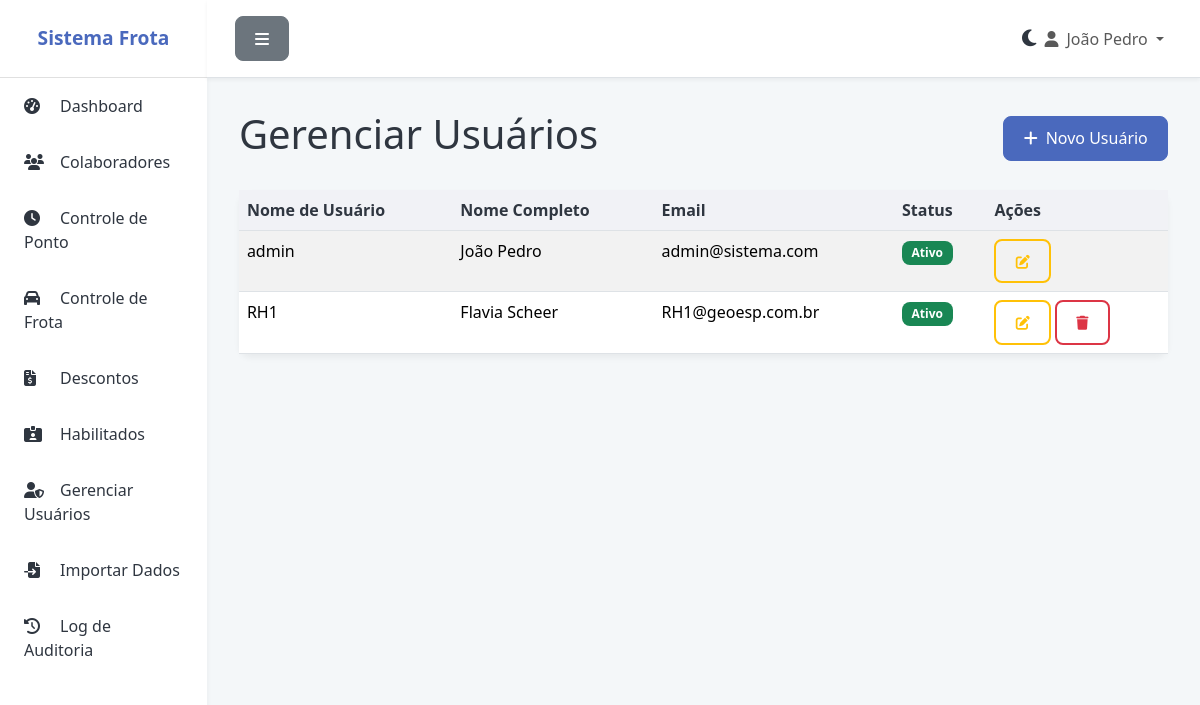
Page /usuarios (signed in) on the earlier database version.
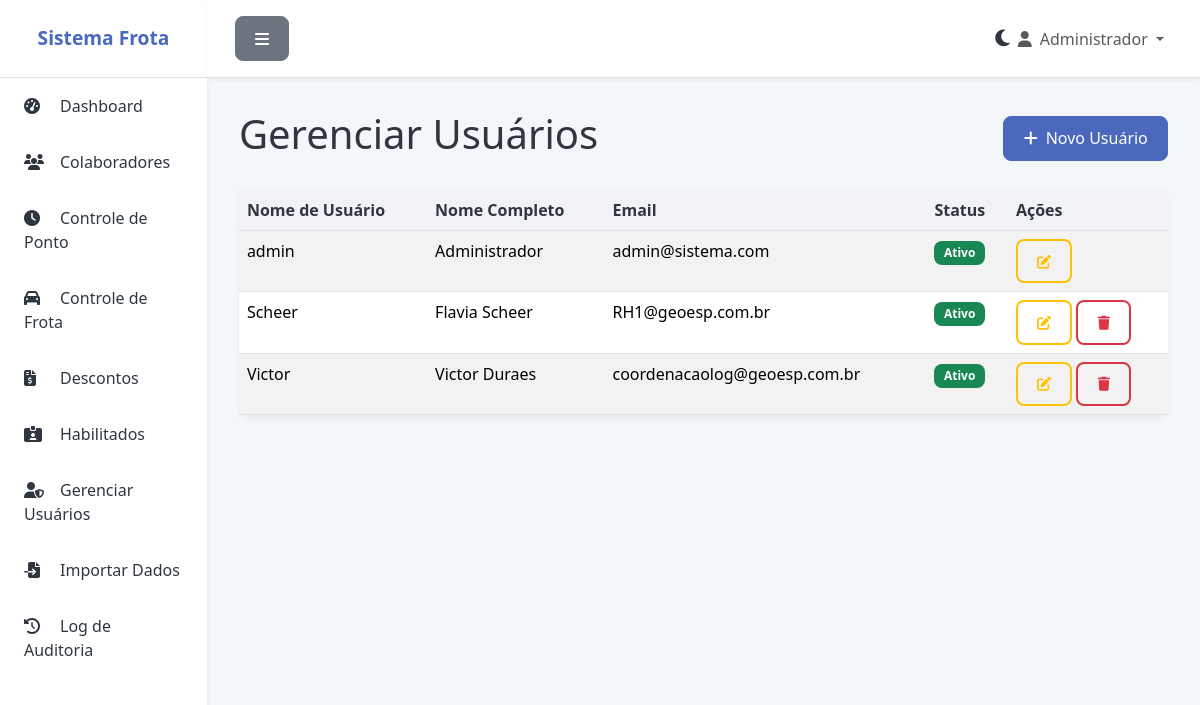
Same page on the later database version.
### app.py (models this page shows)
class Usuario(UserMixin, db.Model):
    id = db.Column(db.Integer, primary_key=True)
    username = db.Column(db.String(80), unique=True, nullable=False)
    password_hash = db.Column(db.String(200), nullable=False)
    nome = db.Column(db.String(100), nullable=False)
    email = db.Column(db.String(120), unique=True, nullable=False)
    ativo = db.Column(db.Boolean, default=True)
    criado_em = db.Column(db.DateTime, default=datetime.utcnow)

### app.py (the view)
@app.route('/usuarios')
@login_required
def usuarios():
    if not is_admin():
        flash('Acesso negado. Apenas administradores podem gerenciar usuários.', 'error')
        return redirect(url_for('index'))
    usuarios = Usuario.query.all()
    return render_template('usuarios.html', usuarios=usuarios)

### app.py (called while the page is built, shortened)
@login_manager.user_loader
def load_user(user_id):
    return Usuario.query.get(int(user_id))

def is_admin():
    return current_user.is_authenticated and current_user.username == 'admin'

@app.before_request
def create_tables():
    db.create_all()

### templates/usuarios.html (shortened to what this page needs)
{% extends "base.html" %}
{% block content %}
<div class="d-flex justify-content-between align-items-center mb-4">
    <h1 class="fw-light">Gerenciar Usuários</h1>
    <a href="{{ url_for('novo_usuario') }}" class="btn btn-primary"><i class="fas fa-plus me-2"></i>Novo Usuário</a>
</div>
<div class="card">
    <div class="card-body p-0">
        <div class="table-responsive">
            <table class="table table-striped table-hover mb-0">
                <thead class="bg-light">
                    <tr>
                        <th scope="col">Nome de Usuário</th>
                        <th scope="col">Nome Completo</th>
                        <th scope="col">Email</th>
                        <th scope="col">Status</th>
                        <th scope="col">Ações</th>
                    </tr>
                </thead>
                <tbody>
                    {% for usuario in usuarios %}
                    <tr>
                        <td>{{ usuario.username }}</td>
                        <td>{{ usuario.nome }}</td>
                        <td>{{ usuario.email }}</td>
                        <td>
                            {% if usuario.ativo %}
                                <span class="badge bg-success">Ativo</span>
                            {% else %}
                                <span class="badge bg-danger">Inativo</span>
                            {% endif %}
                        </td>
                        <td>
                            <a href="{{ url_for('editar_usuario', id=usuario.id) }}" class="btn btn-sm btn-outline-warning" title="Editar"><i class="fas fa-edit"></i></a>
                            {% if usuario.username != 'admin' %}
                            <a href="{{ url_for('excluir_usuario', id=usuario.id) }}" class="btn btn-sm btn-outline-danger" title="Excluir" onclick="return confirm('Tem certeza que deseja excluir este usuário?')"><i class="fas fa-trash"></i></a>
                            {% endif %}
                        </td>
                    </tr>
                    {% else %}
                    <tr>
                        <td colspan="5" class="text-center text-muted py-4">Nenhum usuário cadastrado.</td>
                    </tr>
                    {% endfor %}
                </tbody>
            </table>
        </div>
    </div>
</div>
{% endblock %}

### templates/base.html (shortened to what this page needs)
<!DOCTYPE html>
<html lang="pt-BR">
<head>
    <link href="https://cdn.jsdelivr.net/npm/bootstrap@5.3.3/dist/css/bootstrap.min.css" rel="stylesheet">
    <link rel="stylesheet" href="https://cdnjs.cloudflare.com/ajax/libs/font-awesome/6.5.1/css/all.min.css">
</head>
<body>
    <div class="d-flex" id="wrapper">
        <div id="sidebar-wrapper">
            <div class="sidebar-heading">Sistema Frota</div>
            <div class="list-group list-group-flush">
                <a href="{{ url_for('index') }}" class="list-group-item"><i class="fas fa-tachometer-alt"></i>Dashboard</a>
                <a href="{{ url_for('colaboradores') }}" class="list-group-item"><i class="fas fa-users"></i>Colaboradores</a>
                <a href="{{ url_for('pontos') }}" class="list-group-item"><i class="fas fa-clock"></i>Controle de Ponto</a>
                <a href="{{ url_for('frota') }}" class="list-group-item"><i class="fas fa-car"></i>Controle de Frota</a>
                <a href="{{ url_for('descontos') }}" class="list-group-item"><i class="fas fa-file-invoice-dollar"></i>Descontos</a>
                <a href="{{ url_for('habilitados') }}" class="list-group-item"><i class="fas fa-id-card-alt"></i>Habilitados</a>
                {% if current_user.username == 'admin' %}
                <a href="{{ url_for('usuarios') }}" class="list-group-item"><i class="fas fa-user-shield"></i>Gerenciar Usuários</a>
                <a href="{{ url_for('importar') }}" class="list-group-item"><i class="fas fa-file-import"></i>Importar Dados</a>
                <a href="{{ url_for('auditoria') }}" class="list-group-item"><i class="fas fa-history"></i>Log de Auditoria</a>
                {% endif %}
            </div>
        </div>
        <div id="page-content-wrapper">
            <nav class="navbar navbar-expand-lg navbar-light border-bottom">
                <div class="container-fluid">
                    <button class="btn btn-secondary" id="menu-toggle"><i class="fas fa-bars"></i></button>
                    <div class="collapse navbar-collapse" id="navbarSupportedContent">
                        <ul class="navbar-nav ms-auto mt-2 mt-lg-0">
                             <li class="nav-item d-flex align-items-center">
                                <span class="mode-toggle" id="mode-toggle">
                                    <i class="fas fa-moon"></i>
                                </span>
                             </li>
                             {% if current_user.is_authenticated %}
                            <li class="nav-item dropdown">
                                <a class="nav-link dropdown-toggle" href="#" id="navbarDropdown" role="button" data-bs-toggle="dropdown" aria-expanded="false">
                                    <i class="fas fa-user me-2"></i>{{ current_user.nome }}
                                </a>
                            </li>
                             {% endif %}
                        </ul>
                    </div>
                </div>
            </nav>
            <main class="container-fluid">
                {% block content %}{% endblock %}
            </main>
        </div>
        </div>
</body>
</html>

Differences in the rows shown:
changed Usuario "admin": nome "João Pedro" → "Administrador"
changed Usuario "Flavia Scheer": username "RH1" → "Scheer"
added Usuario: username "Victor", nome "Victor Duraes", email "coordenacaolog@geoesp.com.br", ativo "Ativo"
